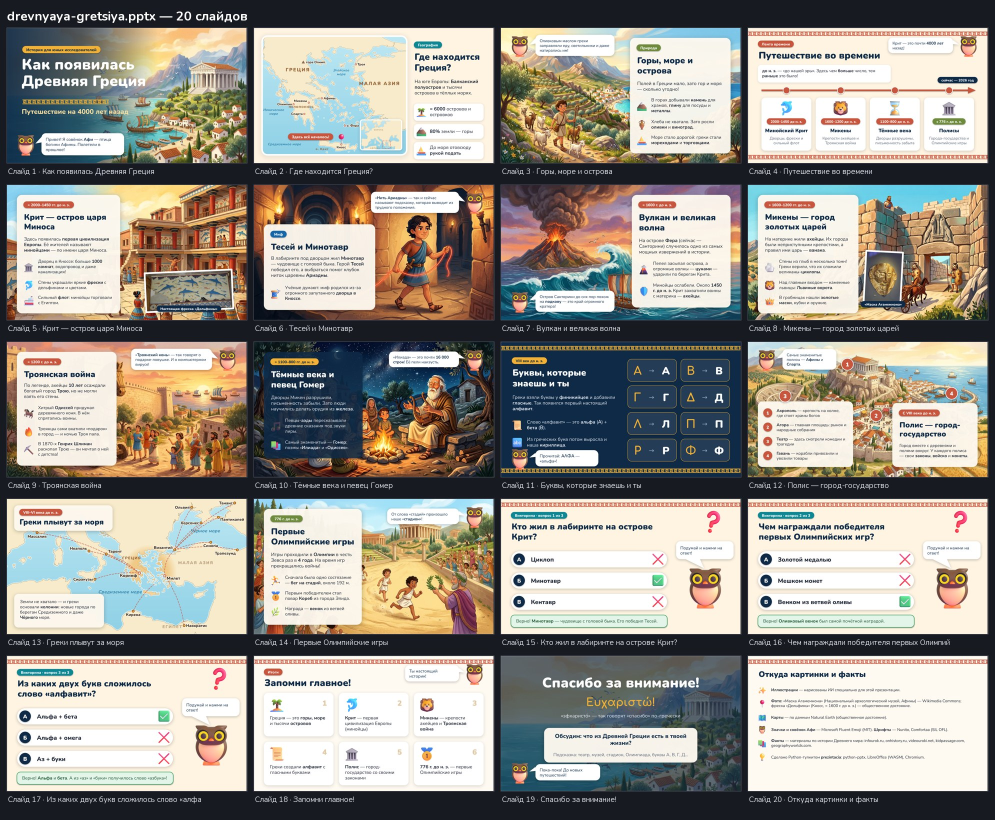
#> input picture checks/latest/drevnyaya-gretsiya/contact_sheet.jpg, 1990 x 1640 px (shown at 1/2 size); its folder holds only this picture in this run
$ python -i imaging.py   (imports and definitions only)
#> lines starting #> are read from the running program, lines starting #| are printed output that depends on the picture; after the words box and inside, x2 and y2 are one past the last pixel; in counts of white or black regions, pixels touching at a corner belong together
#> further down, picture is the input picture: PIL image 1990x1640 RGB; mean R, G, B 154.2, 149.8, 141.5
"""Image operations used by every other module (and by the CLI `tools/img.py`).

Highlights
* cover()/contain()          — CSS object-fit semantics with focal point + zoom
* cover_crop_fractions()     — the same math expressed as PowerPoint srcRect crop fractions
* optimize()                 — resize + recompress for decks / web (JPEG / WebP / PNG)
* contact_sheet()            — labelled grid of many images in ONE picture (fast visual review)
* diff()                     — before/after pixel diff with heat-map + score
"""
from __future__ import annotations

import base64
import io
import math
from pathlib import Path
from typing import Iterable, Sequence

from PIL import Image, ImageChops, ImageDraw, ImageFilter, ImageFont, ImageOps

from .env import FONTS_DIR

IMG_EXT = {".png", ".jpg", ".jpeg", ".webp", ".gif", ".bmp", ".tif", ".tiff"}


# ----------------------------------------------------------------------------- basics
# [72 lines left out: functions open_image, info, font, cover_crop_fractions, cover, contain and 1 more, not called in this run]


def trim(im: Image.Image, tolerance: int = 8) -> Image.Image:
    """Remove uniform borders (e.g. white frame around a scanned picture)."""
#> called with tolerance = 8
    rgb = im.convert("RGB")
    bg = Image.new("RGB", rgb.size, rgb.getpixel((0, 0)))
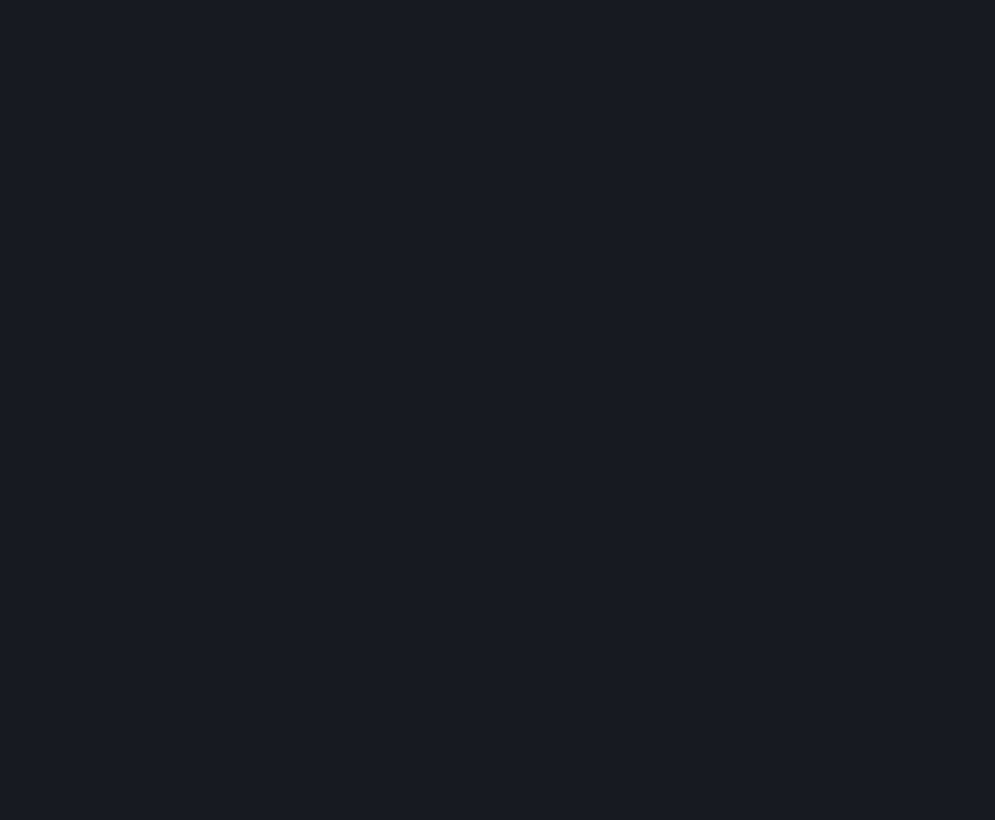
#> bg: PIL image 1990x1640 RGB (shown at 1/2 size); mean R, G, B 23, 26, 33
    diff = ImageChops.difference(rgb, bg).convert("L").point(lambda v: 255 if v > tolerance else 0)
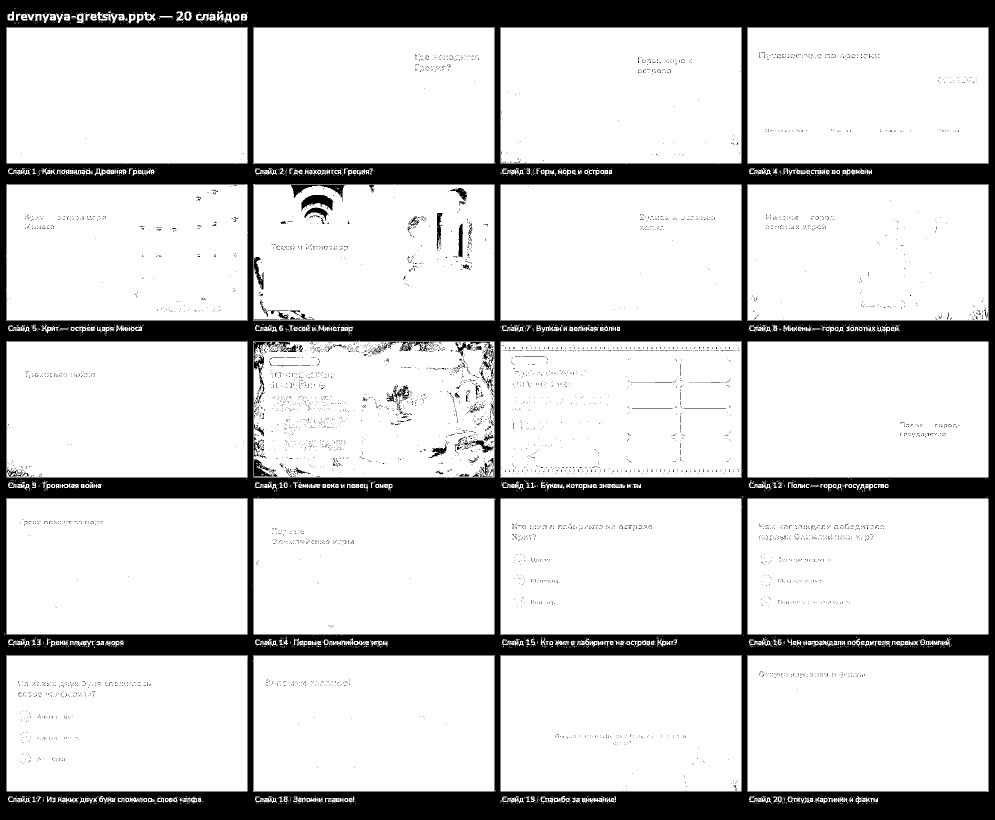
#> diff: PIL image 1990x1640 L (shown at 1/2 size); 80.6% white; 5149 black regions (5038 under 20 px), largest, box (x1, y1, x2, y2) and area: (0, 0, 1990, 1640) 606152, (602, 390, 666, 422) 1122, (582, 370, 691, 403) 960
    box = diff.getbbox()
#> box = (9, 16, 1978, 1608)
    return im.crop(box) if box else im
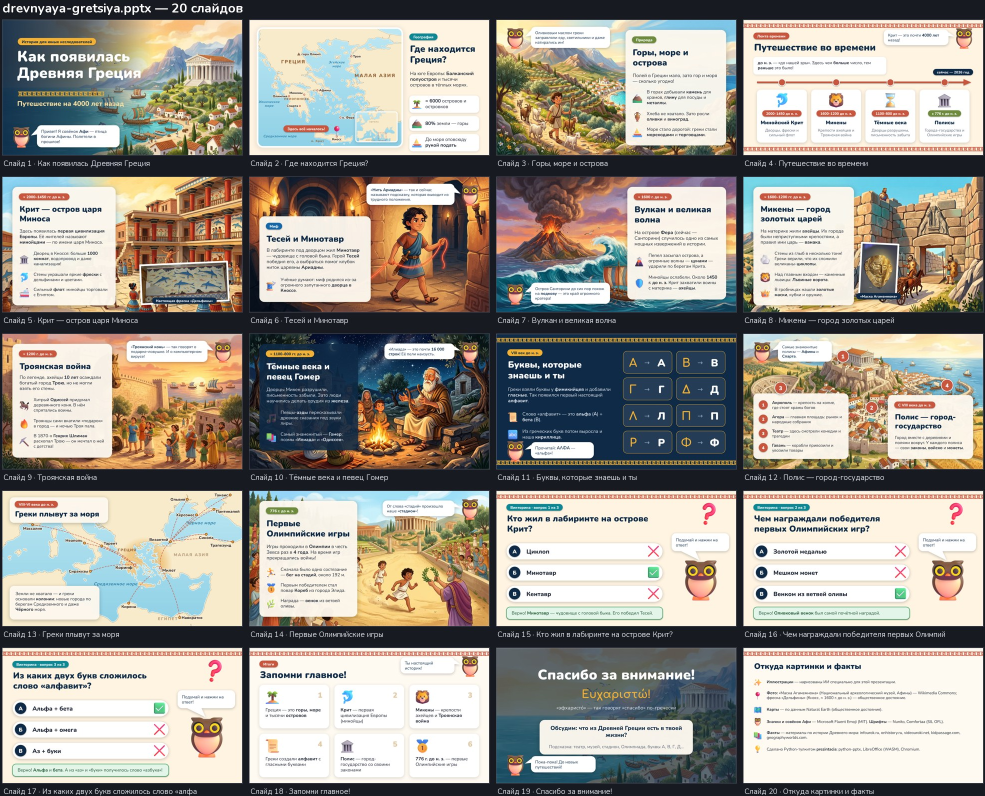
#> returned value: PIL image 1969x1592 RGB (shown at 1/2 size); mean R, G, B 159.6, 154.9, 145.9


# ----------------------------------------------------------------------------- output
# [152 lines left out: functions optimize, to_data_uri, collect, _thumb_open, contact_sheet, filmstrip and 2 more, not called in this run]


def contrast_ratio(c1, c2) -> float:
    l1, l2 = sorted((luminance(c1), luminance(c2)), reverse=True)
    return round((l1 + 0.05) / (l2 + 0.05), 2)


# [7 lines left out: function dominant_colors, not called in this run]


def hex2rgb(h: str) -> tuple[int, int, int]:
    h = h.lstrip("#")
    return tuple(int(h[i: i + 2], 16) for i in (0, 2, 4))

>>> from PIL import Image
>>> picture = Image.open('../checks/latest/drevnyaya-gretsiya/contact_sheet.jpg')
>>> result = trim(picture)
